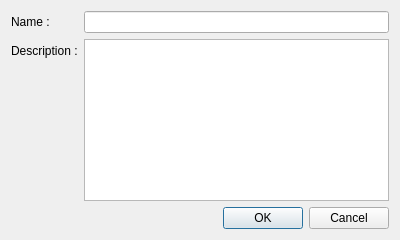
<?xml version="1.0" encoding="UTF-8"?>
<ui version="4.0">
 <class>NewCategoryDialog</class>
 <widget class="QDialog" name="NewCategoryDialog">
  <property name="geometry">
   <rect>
    <x>0</x>
    <y>0</y>
    <width>400</width>
    <height>240</height>
   </rect>
  </property>
  <property name="windowTitle">
   <string>Create a category</string>
  </property>
  <layout class="QVBoxLayout" name="verticalLayout">
   <item>
    <layout class="QFormLayout" name="formLayout">
     <item row="0" column="0">
      <widget class="QLabel" name="label_2">
       <property name="text">
        <string>Name :</string>
       </property>
      </widget>
     </item>
     <item row="0" column="1">
      <widget class="QLineEdit" name="m_le_name"/>
     </item>
     <item row="1" column="0">
      <widget class="QLabel" name="label">
       <property name="text">
        <string>Description :</string>
       </property>
      </widget>
     </item>
     <item row="1" column="1">
      <widget class="QTextEdit" name="m_te_description"/>
     </item>
    </layout>
   </item>
   <item>
    <widget class="QDialogButtonBox" name="m_button_box">
     <property name="orientation">
      <enum>Qt::Horizontal</enum>
     </property>
     <property name="standardButtons">
      <set>QDialogButtonBox::Cancel|QDialogButtonBox::Ok</set>
     </property>
    </widget>
   </item>
  </layout>
 </widget>
 <resources/>
 <connections>
  <connection>
   <sender>m_button_box</sender>
   <signal>rejected()</signal>
   <receiver>NewCategoryDialog</receiver>
   <slot>reject()</slot>
   <hints>
    <hint type="sourcelabel">
     <x>316</x>
     <y>260</y>
    </hint>
    <hint type="destinationlabel">
     <x>286</x>
     <y>274</y>
    </hint>
   </hints>
  </connection>
 </connections>
</ui>
